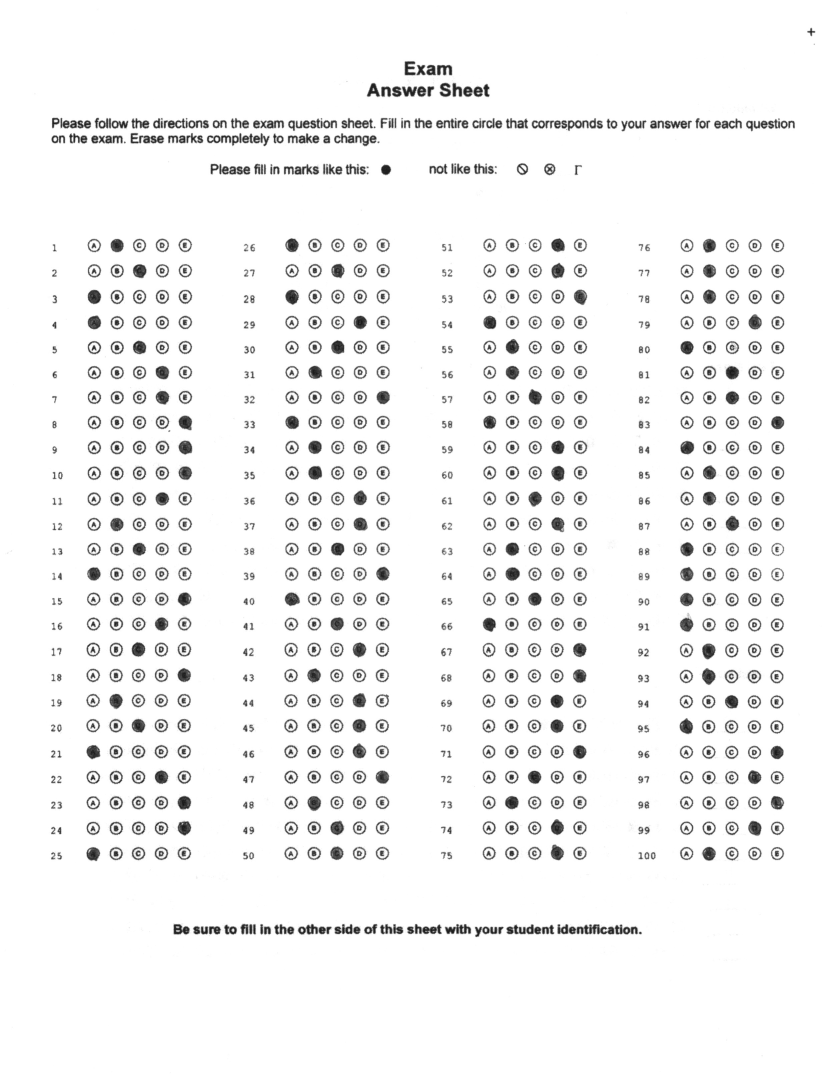
#> input picture app/flask/data_images/answer_key.png, 1652 x 2152 px (shown at 1/2 size)
$ python -i get_student_number.py   (imports and definitions only)
#> lines starting #> are read from the running program, lines starting #| are printed output that depends on the picture; after the words box and inside, x2 and y2 are one past the last pixel; in counts of white or black regions, pixels touching at a corner belong together
### app/flask/get_student_number_filled.py
import cv2
import os
import numpy as np

def get_student_number_filled(image_path):
    # Check if the file exists
    if not os.path.exists(image_path):
        raise FileNotFoundError(f"Error: File '{image_path}' not found.")

    # Load the image
    image = cv2.imread(image_path)

    # Check if the image was loaded successfully
    if image is None:
        raise ValueError(f"Error: Unable to load image '{image_path}'.")

    # Get the image dimensions
    height, width, channels = image.shape

    # Calculate the height of the top 1/5 of the image
    cut_off_height = height // 3

    # Crop the image to remove the top 1/5
    cropped_image = image[height // 9:cut_off_height, int(width // 2.7):int(width/1.5)]

    # Convert to grayscale
    gray = cv2.cvtColor(cropped_image, cv2.COLOR_BGR2GRAY)

    # Apply Median Blur to reduce noise
    median_blurred = cv2.medianBlur(gray, 5)

    # Apply Gaussian blur
    blurred = cv2.GaussianBlur(median_blurred, (5, 5), 0)

    # Apply Bilateral Filtering to reduce noise while preserving edges
    bilateral_filtered = cv2.bilateralFilter(median_blurred, 9, 75, 75)

    # Apply thresholding
    _, contourThresh = cv2.threshold(bilateral_filtered, 175, 255, cv2.THRESH_BINARY_INV)

    # Apply Morphological operations to remove noise
    kernel = np.ones((3, 3), np.uint8)
    morphed = cv2.morphologyEx(contourThresh, cv2.MORPH_OPEN, kernel)

    # Find contours
    contours, _ = cv2.findContours(morphed, cv2.RETR_EXTERNAL, cv2.CHAIN_APPROX_SIMPLE)

    # Filter contours
    bubbles = [cnt for cnt in contours if 300 < cv2.contourArea(cnt) < 700]

    # Extract bounding boxes for each detected bubble
    bounding_boxes = []
    for cnt in bubbles:
        x, y, w, h = cv2.boundingRect(cnt)
        bounding_boxes.append((x, y, w, h))
        cv2.rectangle(cropped_image, (x, y), (x + w, y + h), (0, 255, 0), 2)

    #cv2.imshow("Image", cropped_image)
    #cv2.waitKey(0)

    return bounding_boxes

#get_student_number_filled('data_images/test_2_page_1.png')

### app/flask/get_student_number.py
import cv2
import os
import numpy as np
from get_student_number_filled import get_student_number_filled

def process_stnum(file_path):
#> called with file_path = 'data_images/answer_key.png'
    def find_bubble_position(bbox, grid):
        x, y, w, h = bbox
        for col_index, column in enumerate(grid):
            for row_index, group in enumerate(column):
                for cnt in group:
                    bx, by, bw, bh = cv2.boundingRect(cnt)
                    if bx <= x <= bx + bw and by <= y <= by + bh:
                        return col_index, row_index
        return None, None

    # Check if the file exists
    if not os.path.exists(file_path):
        print(f"Error: File '{file_path}' not found.")
        return

    # Load the image
    image = cv2.imread(file_path)
#> image is the input picture: shape (2152, 1652, 3); min 18, max 255, mean 243.1

    # Check if the image was loaded successfully
    if image is None:
        print(f"Error: Unable to load image '{file_path}'.")
        return

    # Get the image dimensions
    height, width, channels = image.shape
#> height = 2152; width = 1652; channels = 3

    # Calculate the height of the top 1/5 of the image
    cut_off_height = height // 3
#> cut_off_height = 717

    # Crop the image to remove the top 1/5
    cropped_image = image[height // 9:cut_off_height, int(width // 2.7):int(width/1.5)]

    # Convert to grayscale
    gray = cv2.cvtColor(cropped_image, cv2.COLOR_BGR2GRAY)

    # Apply bilateral filter
    bilateral_filtered = cv2.bilateralFilter(gray, 9, 75, 75)
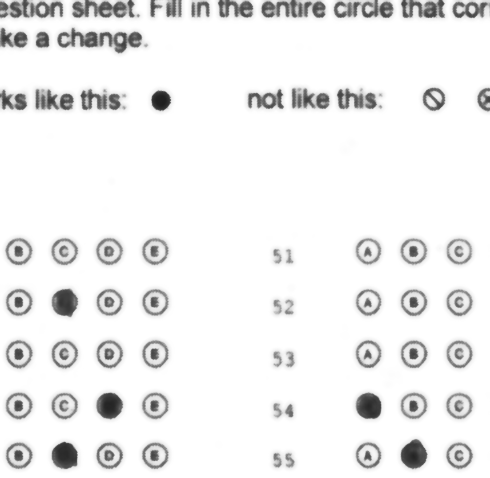
#> bilateral_filtered: shape (478, 490); min 31, max 255, mean 238.9

    # Apply thresholding
    thresh = cv2.adaptiveThreshold(bilateral_filtered, 255, cv2.ADAPTIVE_THRESH_GAUSSIAN_C, cv2.THRESH_BINARY_INV, 11, 2)
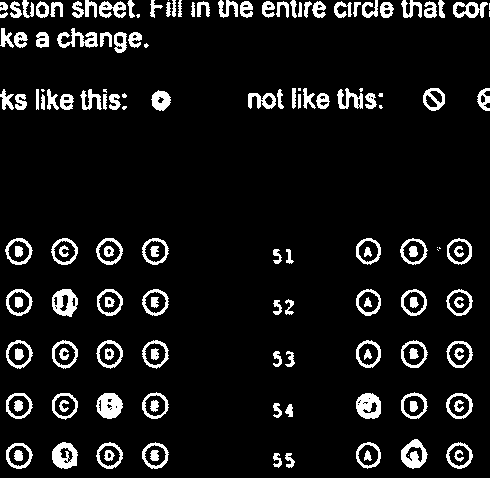
#> thresh: shape (478, 490); 8.7% white; 151 white regions (17 under 20 px)

    # Find contours
    contours, _ = cv2.findContours(thresh, cv2.RETR_EXTERNAL, cv2.CHAIN_APPROX_SIMPLE)
#> contours = 120 contours, 16 with area under 20; largest, box (x1, y1, x2, y2) and area: (6, 340, 33, 369) 542, (96, 340, 123, 369) 541, (52, 340, 78, 369) 541, (401, 340, 428, 368) 539, (142, 340, 169, 369) 536

    # Filter contours based on area to identify bubbles
    bubbles = [cnt for cnt in contours if 400 < cv2.contourArea(cnt) < 700]
#> bubbles = 35 contours; largest, box (x1, y1, x2, y2) and area: (6, 340, 33, 369) 542, (96, 340, 123, 369) 541, (52, 340, 78, 369) 541, (401, 340, 428, 368) 539, (142, 340, 169, 369) 536

    # Sort bubbles by x-coordinate
    bubbles = sorted(bubbles, key=lambda c: cv2.boundingRect(c)[0])
#> bubbles = 35 contours; largest, box (x1, y1, x2, y2) and area: (6, 340, 33, 369) 542, (52, 340, 78, 369) 541, (96, 340, 123, 369) 541, (401, 340, 428, 368) 539, (142, 340, 169, 369) 536

    # Group bubbles into columns based on x-coordinate
    column_threshold = 13  # Adjust this threshold based on your specific image
    columns = []
    current_column = []

    for cnt in bubbles:
        x, _, _, _ = cv2.boundingRect(cnt)
        if not current_column:
            current_column.append(cnt)
        else:
            last_x, _, _, _ = cv2.boundingRect(current_column[-1])
            if abs(x - last_x) < column_threshold:
                current_column.append(cnt)
            else:
                columns.append(current_column)
                current_column = [cnt]
#> this loop made 35 passes
#> (x, last_x) on passes 2 to 13: (6, 5), (6, 6), (6, 6), (6, 6), (51, 6), (52, 51), (52, 52), (52, 52), (52, 52), (96, 52), (96, 96), (96, 96)
#> x on pass 1: 5
#> after the loop, columns = 6 items

    if current_column:
        columns.append(current_column)

    # Further group contours within each column into rows
    row_threshold = 5  # Adjust this value based on the spacing between rows
    grid = []

    for col_index, column in enumerate(columns):
        column_groups = []
        current_row = []

        for cnt in sorted(column, key=lambda c: cv2.boundingRect(c)[1]):
            if not current_row:
                current_row.append(cnt)
            else:
                _, y, _, _ = cv2.boundingRect(cnt)
                _, last_y, _, _ = cv2.boundingRect(current_row[-1])
                if abs(y - last_y) < row_threshold:
                    current_row.append(cnt)
                else:
                    column_groups.append(current_row)
                    current_row = [cnt]

        if current_row:
            column_groups.append(current_row)

        grid.append(column_groups)
#> this loop made 7 passes
#> after the loop, grid = 7 items

    # Draw contours around each detected bubble and show column and row groups
    for col_index, column in enumerate(grid):
        for row_index, group in enumerate(column):
            color = (0, 255, 0) if row_index % 2 == 0 else (0, 0, 255)  # Alternate colors for visualization
            for cnt in group:
                x, y, w, h = cv2.boundingRect(cnt)
                cv2.drawContours(cropped_image, [cnt], -1, color, 2)
                cv2.putText(cropped_image, f"C{col_index}R{row_index}", (x, y - 10), cv2.FONT_HERSHEY_SIMPLEX, 0.4, color, 1)
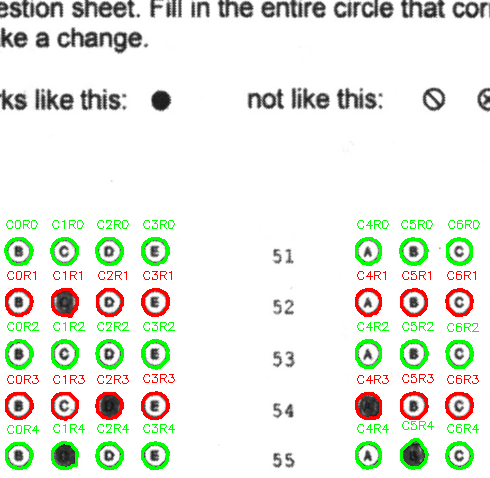
#> cropped_image: shape (478, 490, 3); mean B, G, R 228.7, 237.2, 234.2

    # Example usage of the find_bubble_position function
    values = get_student_number_filled(file_path)
#> in get_student_number_filled, `blurred = cv2.GaussianBlur(median_blurred, (5, 5), 0)`:
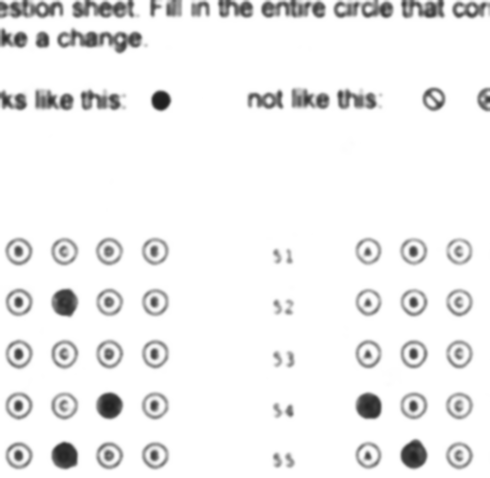
#> blurred: shape (478, 490); min 31, max 255, mean 240.2
#> in get_student_number_filled, `_, contourThresh = cv2.threshold(bilateral_filtered, 175, 255, cv2.THR..`:
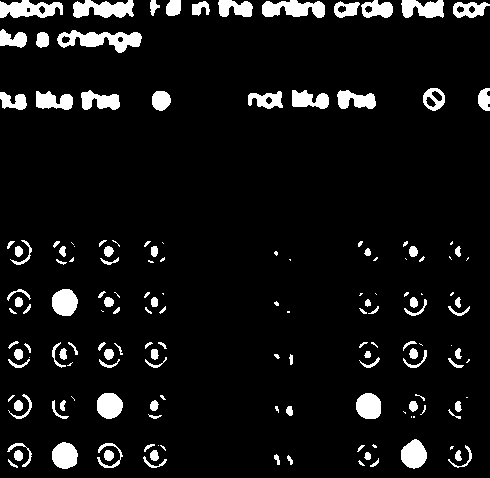
#> contourThresh: shape (478, 490); 7.5% white; 158 white regions (49 under 20 px), largest, box (x1, y1, x2, y2) and area: (57, 30, 142, 53) 1008, (73, 0, 134, 18) 788, (262, 0, 325, 18) 788
#> in get_student_number_filled, `morphed = cv2.morphologyEx(contourThresh, cv2.MORPH_OPEN, kernel)`:
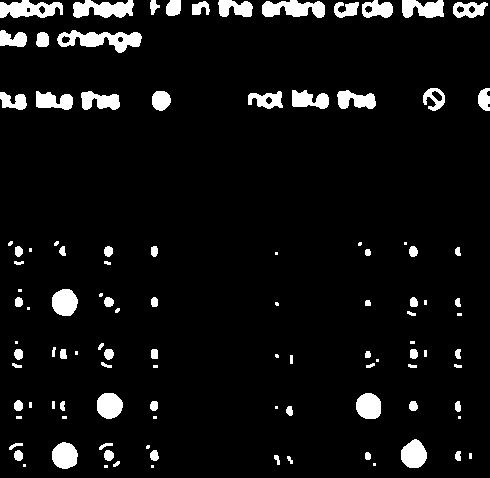
#> morphed: shape (478, 490); 6.6% white; 108 white regions (31 under 20 px)
#> in get_student_number_filled, `contours, _ = cv2.findContours(morphed, cv2.RETR_EXTERNAL, cv2.CHAIN_A..`: contours = 108 contours, 44 with area under 20; largest, box (x1, y1, x2, y2) and area: (57, 30, 142, 53) 962, (0, 0, 63, 18) 733, (262, 0, 325, 18) 702, (73, 0, 134, 18) 700, (401, 439, 427, 468) 528
#> in get_student_number_filled, `bubbles = [cnt for cnt in contours if 300 < cv2.contourArea(cnt) < 700]`: bubbles = 15 contours; largest, box (x1, y1, x2, y2) and area: (73, 0, 134, 18) 700, (401, 439, 427, 468) 528, (52, 289, 78, 316) 520, (402, 0, 444, 18) 518, (52, 442, 78, 469) 508
#> the loop in get_student_number_filled, `for cnt in bubbles:` made 15 passes
#> (x, y, w, h) on passes 1 to 12: (52, 442, 26, 27), (401, 439, 26, 29), (356, 393, 25, 26), (97, 393, 26, 26), (52, 289, 26, 27), (248, 91, 35, 18), (81, 91, 39, 19), (36, 91, 37, 19), (337, 90, 39, 19), (292, 90, 37, 19), (453, 2, 35, 16), (402, 0, 42, 18)
#> after the loop in get_student_number_filled, `for cnt in bubbles:`:
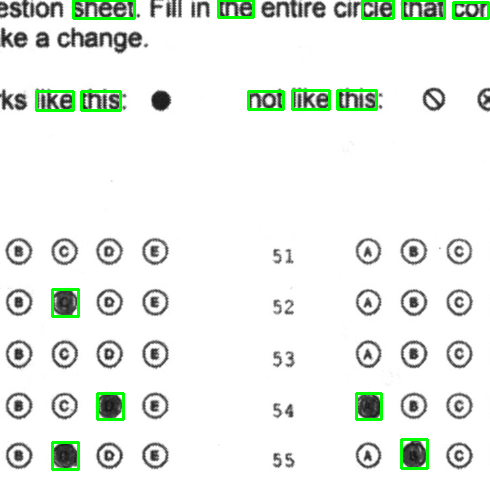
#> cropped_image: shape (478, 490, 3); mean B, G, R 234.1, 239.3, 234.1
#> after the loop in get_student_number_filled, `for cnt in bubbles:`: bounding_boxes = 15 items, first 6: (52, 442, 26, 27), (401, 439, 26, 29), (356, 393, 25, 26), (97, 393, 26, 26), (52, 289, 26, 27), (248, 91, 35, 18)
#> values has the same summary as bounding_boxes in get_student_number_filled
    filled = []
    for bbox in values:  # Example bounding box position
        col_index, row_index = find_bubble_position(bbox, grid)
        if col_index is not None and row_index is not None:
            filled.append([col_index, row_index])
            # Draw a blue bounding box around the detected bubble
            x, y, w, h = bbox
            cv2.rectangle(cropped_image, (x, y), (x + w, y + h), (255, 0, 0), 2)
#> this loop made 15 passes
#> (col_index, row_index) on passes 1 to 5: (1, 4), (5, 4), (4, 3), (2, 3), (1, 1)
#> after the loop, filled = [[1, 4], [5, 4], [4, 3], [2, 3], [1, 1]]

    filled_sorted = sorted(filled, key=lambda y: y[1])
#> filled_sorted = [[1, 1], [4, 3], [2, 3], [1, 4], [5, 4]]

    id=""

    for bubble in filled_sorted:
        id = id+str(bubble[0])
#> this loop made 5 passes
#> (bubble, id) on passes 1 to 5: ([1, 1], '1'), ([4, 3], '14'), ([2, 3], '142'), ([1, 4], '1421'), ([5, 4], '14215')


    print(id)
#| 14215

    # cv2.imshow("First Name", cropped_image)
    # cv2.waitKey(0)
    return id

# process_stnum('data_images/test_2_page_1.png')

>>> result = process_stnum('data_images/answer_key.png')
#> result = '14215'

$ run again, on app/flask/data_images/page_1.png
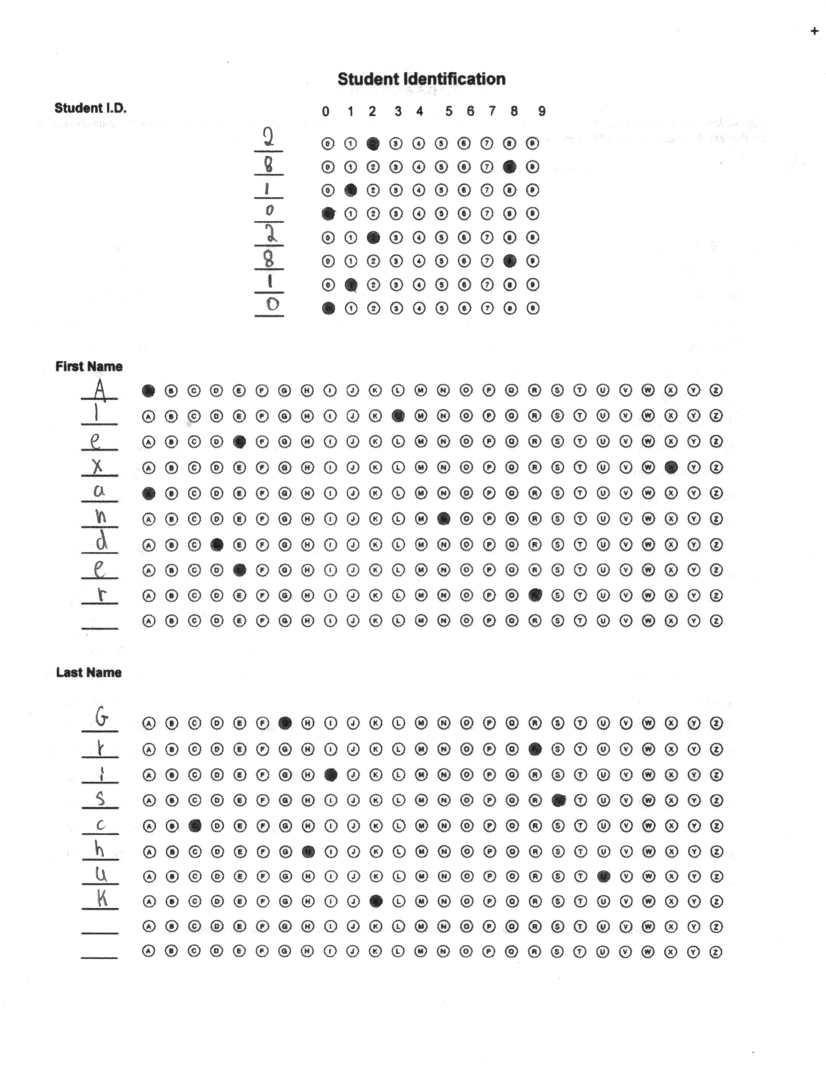
#> input picture app/flask/data_images/page_1.png, 1652 x 2152 px (shown at 1/2 size)
#> in process_stnum, image is the input picture: shape (2152, 1652, 3); min 17, max 255, mean 244.2
#> in process_stnum, `thresh = cv2.adaptiveThreshold(bilateral_filtered, 255, cv2.ADAPTIVE_T..`:
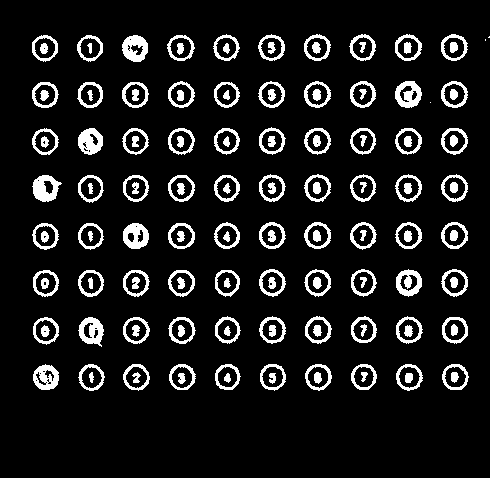
#> thresh: shape (478, 490); 10.7% white; 155 white regions (3 under 20 px)
#> in process_stnum, `contours, _ = cv2.findContours(thresh, cv2.RETR_EXTERNAL, cv2.CHAIN_AP..`: contours = 83 contours, 3 with area under 20; largest, box (x1, y1, x2, y2) and area: (441, 269, 468, 297) 538, (441, 174, 468, 202) 537, (304, 174, 331, 202) 537, (441, 81, 468, 108) 536, (168, 175, 195, 202) 534
#> in process_stnum, `bubbles = [cnt for cnt in contours if 400 < cv2.contourArea(cnt) < 700]`: bubbles = 80 contours; largest, box (x1, y1, x2, y2) and area: (441, 269, 468, 297) 538, (441, 174, 468, 202) 537, (304, 174, 331, 202) 537, (441, 81, 468, 108) 536, (168, 175, 195, 202) 534
#> in process_stnum, `bubbles = sorted(bubbles, key=lambda c: cv2.boundingRect(c)[0])`: bubbles = 80 contours; largest, box (x1, y1, x2, y2) and area: (441, 269, 468, 297) 538, (304, 174, 331, 202) 537, (441, 174, 468, 202) 537, (441, 81, 468, 108) 536, (168, 175, 195, 202) 534
#> the loop in process_stnum, `for cnt in bubbles:` made 80 passes
#> (x, last_x) on passes 2 to 9: (32, 32), (32, 32), (32, 32), (32, 32), (33, 32), (33, 33), (33, 33), (77, 33)
#> after the loop in process_stnum, `for cnt in bubbles:`: columns = 9 items
#> the loop in process_stnum, `for col_index, column in enumerate(columns):` made 10 passes
#> after the loop in process_stnum, `for col_index, column in enumerate(columns):`: grid = 10 items
#> the loop in process_stnum, `for col_index, column in enumerate(grid):` made 10 passes
#> contourThresh: shape (478, 490); 7.9% white; 253 white regions (60 under 20 px), largest, box (x1, y1, x2, y2) and area: (395, 81, 422, 108) 572, (33, 175, 60, 202) 567, (396, 269, 422, 296) 566
#> morphed: shape (478, 490); 5.8% white; 263 white regions (85 under 20 px)
#> in get_student_number_filled, `contours, _ = cv2.findContours(morphed, cv2.RETR_EXTERNAL, cv2.CHAIN_A..`: contours = 263 contours, 128 with area under 20; largest, box (x1, y1, x2, y2) and area: (395, 81, 422, 108) 534, (396, 269, 422, 296) 528, (33, 175, 59, 202) 527, (122, 35, 148, 62) 518, (79, 317, 104, 344) 510
#> in get_student_number_filled, `bubbles = [cnt for cnt in contours if 300 < cv2.contourArea(cnt) < 700]`: bubbles = 8 contours; box (x1, y1, x2, y2) and area: (395, 81, 422, 108) 534, (396, 269, 422, 296) 528, (33, 175, 59, 202) 527, (122, 35, 148, 62) 518, (79, 317, 104, 344) 510, (123, 223, 149, 249) 506, (33, 365, 59, 390) 496, (78, 128, 103, 155) 488
#> the loop in get_student_number_filled, `for cnt in bubbles:` made 8 passes
#> (x, y, w, h) on passes 1 to 8: (33, 365, 26, 25), (79, 317, 25, 27), (396, 269, 26, 27), (123, 223, 26, 26), (33, 175, 26, 27), (78, 128, 25, 27), (395, 81, 27, 27), (122, 35, 26, 27)
#> after the loop in get_student_number_filled, `for cnt in bubbles:`:
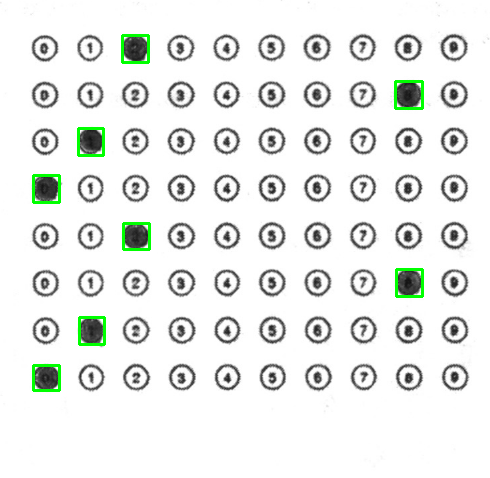
#> cropped_image: shape (478, 490, 3); mean B, G, R 232.8, 235.5, 232.8
#> after the loop in get_student_number_filled, `for cnt in bubbles:`: bounding_boxes = [(33, 365, 26, 25), (79, 317, 25, 27), (396, 269, 26, 27), (123, 223, 26, 26), (33, 175, 26, 27), (78, 128, 25, 27), (395, 81, 27, 27), (122, 35, 26, 27)]
#> values has the same summary as bounding_boxes in get_student_number_filled
#> the loop in process_stnum, `for bbox in values:` made 8 passes
#> (col_index, row_index) on passes 1 to 8: (0, 7), (1, 6), (8, 5), (2, 4), (0, 3), (1, 2), (8, 1), (2, 0)
#> after the loop in process_stnum, `for bbox in values:`: filled = [[0, 7], [1, 6], [8, 5], [2, 4], [0, 3], [1, 2], [8, 1], [2, 0]]
#> filled_sorted = [[2, 0], [8, 1], [1, 2], [0, 3], [2, 4], [8, 5], [1, 6], [0, 7]]
#> the loop in process_stnum, `for bubble in filled_sorted:` made 8 passes
#> (bubble, id) on passes 1 to 8: ([2, 0], '2'), ([8, 1], '28'), ([1, 2], '281'), ([0, 3], '2810'), ([2, 4], '28102'), ([8, 5], '281028'), ([1, 6], '2810281'), ([0, 7], '28102810')
#| 28102810
#> result = '28102810'

$ run again, on app/flask/data_images/testDataColumn.png
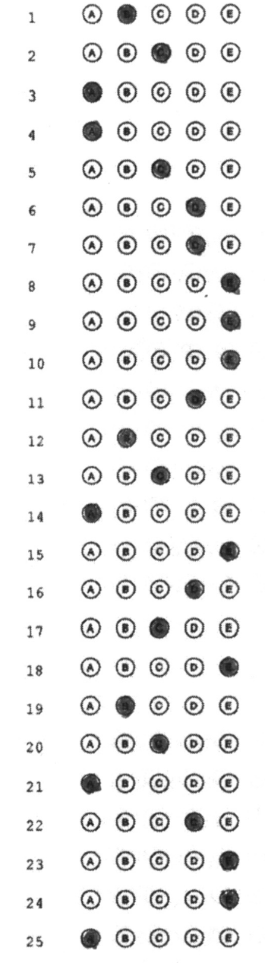
#> input picture app/flask/data_images/testDataColumn.png, 265 x 963 px
#> in process_stnum, image is the input picture: shape (963, 265, 3); min 23, max 255, mean 235
#> in process_stnum, `thresh = cv2.adaptiveThreshold(bilateral_filtered, 255, cv2.ADAPTIVE_T..`:
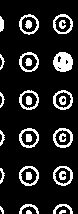
#> thresh: shape (214, 78); 14.4% white; 29 white regions (1 under 20 px)
#> in process_stnum, `contours, _ = cv2.findContours(thresh, cv2.RETR_EXTERNAL, cv2.CHAIN_AP..`: contours = 20 contours, 4 with area under 20; largest, box (x1, y1, x2, y2) and area: (19, 166, 39, 186) 297, (53, 14, 73, 34) 294, (53, 128, 73, 148) 294, (53, 166, 73, 186) 293, (19, 14, 39, 35) 292
#> in process_stnum, `bubbles = [cnt for cnt in contours if 400 < cv2.contourArea(cnt) < 700]`: bubbles = []
#> contourThresh: shape (214, 78); 4.9% white; 27 white regions (15 under 20 px), largest, box (x1, y1, x2, y2) and area: (53, 52, 73, 72) 317, (25, 96, 32, 107) 55, (59, 97, 65, 107) 50
#> in get_student_number_filled, `morphed = cv2.morphologyEx(contourThresh, cv2.MORPH_OPEN, kernel)`:
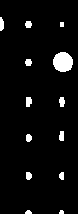
#> morphed: shape (214, 78); 4.6% white; 13 white regions (1 under 20 px)
#> in get_student_number_filled, `contours, _ = cv2.findContours(morphed, cv2.RETR_EXTERNAL, cv2.CHAIN_A..`: contours = 13 contours, 3 with area under 20; largest, box (x1, y1, x2, y2) and area: (53, 52, 73, 72) 288, (26, 97, 32, 107) 38, (59, 97, 65, 107) 35, (59, 131, 64, 141) 32, (0, 17, 4, 31) 32
#> in get_student_number_filled, `bubbles = [cnt for cnt in contours if 300 < cv2.contourArea(cnt) < 700]`: bubbles = []
#> after the loop in process_stnum, `for bubble in filled_sorted:`: id = ''
